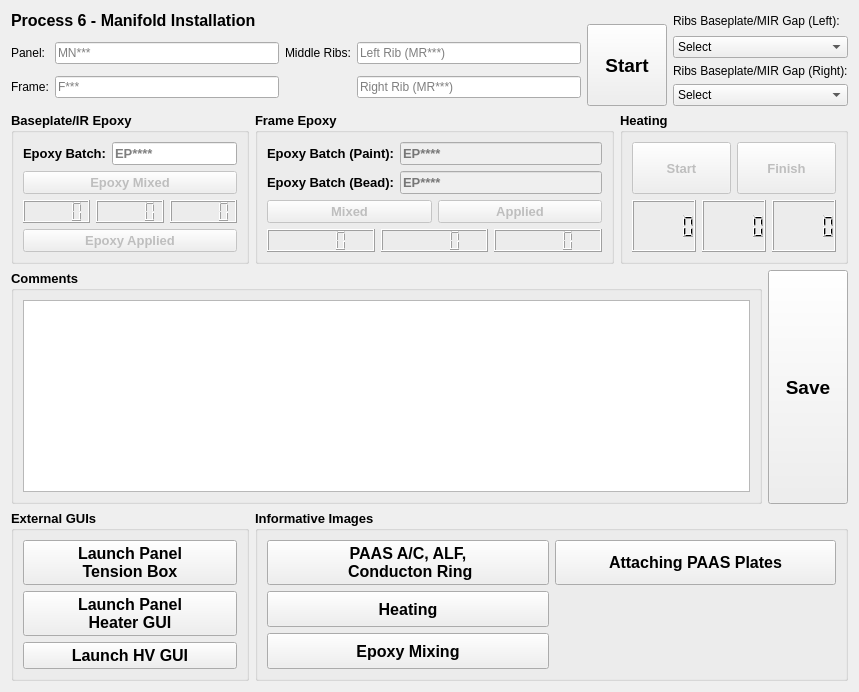
              <widget class="QWidget" name="p6Manifold">
               <layout class="QGridLayout" name="gridLayout_40">
                <item row="1" column="3">
                 <widget class="QGroupBox" name="groupBox_21">
                  <property name="font">
                   <font>
                    <family>Arial</family>
                    <pointsize>10</pointsize>
                    <weight>75</weight>
                    <bold>true</bold>
                   </font>
                  </property>
                  <property name="title">
                   <string>Heating</string>
                  </property>
                  <layout class="QGridLayout" name="gridLayout_39">
                   <item row="1" column="0" colspan="2">
                    <layout class="QHBoxLayout" name="horizontalLayout_23">
                     <item>
                      <widget class="QLCDNumber" name="hour_disp_16"/>
                     </item>
                     <item>
                      <widget class="QLCDNumber" name="min_disp_16"/>
                     </item>
                     <item>
                      <widget class="QLCDNumber" name="sec_disp_16"/>
                     </item>
                    </layout>
                   </item>
                   <item row="0" column="0" colspan="2">
                    <layout class="QHBoxLayout" name="horizontalLayout_3">
                     <item>
                      <widget class="QPushButton" name="heat_start4">
                       <property name="enabled">
                        <bool>false</bool>
                       </property>
                       <property name="sizePolicy">
                        <sizepolicy hsizetype="Preferred" vsizetype="Preferred">
                         <horstretch>0</horstretch>
                         <verstretch>0</verstretch>
                        </sizepolicy>
                       </property>
                       <property name="font">
                        <font>
                         <family>Arial</family>
                         <pointsize>10</pointsize>
                         <weight>75</weight>
                         <bold>true</bold>
                        </font>
                       </property>
                       <property name="text">
                        <string>Start</string>
                       </property>
                      </widget>
                     </item>
                     <item>
                      <widget class="QPushButton" name="heat_finished4">
                       <property name="enabled">
                        <bool>false</bool>
                       </property>
                       <property name="sizePolicy">
                        <sizepolicy hsizetype="Preferred" vsizetype="Preferred">
                         <horstretch>0</horstretch>
                         <verstretch>0</verstretch>
                        </sizepolicy>
                       </property>
                       <property name="font">
                        <font>
                         <family>Arial</family>
                         <pointsize>10</pointsize>
                         <weight>75</weight>
                         <bold>true</bold>
                        </font>
                       </property>
                       <property name="text">
                        <string>Finish</string>
                       </property>
                      </widget>
                     </item>
                    </layout>
                   </item>
                  </layout>
                 </widget>
                </item>
                <item row="2" column="0" colspan="4">
                 <layout class="QHBoxLayout" name="horizontalLayout_20">
                  <item>
                   <widget class="QGroupBox" name="groupBox_22">
                    <property name="font">
                     <font>
                      <family>Arial</family>
                      <pointsize>10</pointsize>
                      <weight>75</weight>
                      <bold>true</bold>
                     </font>
                    </property>
                    <property name="title">
                     <string>Comments</string>
                    </property>
                    <layout class="QGridLayout" name="gridLayout_34">
                     <item row="0" column="0">
                      <widget class="QPlainTextEdit" name="commentBox6">
                       <property name="font">
                        <font>
                         <family>Arial</family>
                         <pointsize>12</pointsize>
                         <weight>75</weight>
                         <bold>true</bold>
                        </font>
                       </property>
                      </widget>
                     </item>
                    </layout>
                   </widget>
                  </item>
                  <item>
                   <widget class="QPushButton" name="saveButton4">
                    <property name="sizePolicy">
                     <sizepolicy hsizetype="Preferred" vsizetype="Preferred">
                      <horstretch>0</horstretch>
                      <verstretch>0</verstretch>
                     </sizepolicy>
                    </property>
                    <property name="font">
                     <font>
                      <family>Arial</family>
                      <pointsize>14</pointsize>
                      <weight>75</weight>
                      <bold>true</bold>
                     </font>
                    </property>
                    <property name="text">
                     <string>Save</string>
                    </property>
                    <attribute name="buttonGroup">
                     <string notr="true">saveButtons</string>
                    </attribute>
                   </widget>
                  </item>
                 </layout>
                </item>
                <item row="5" column="2" colspan="2">
                 <widget class="QGroupBox" name="groupBox_14">
                  <property name="font">
                   <font>
                    <family>Arial</family>
                    <pointsize>10</pointsize>
                    <weight>75</weight>
                    <bold>true</bold>
                   </font>
                  </property>
                  <property name="title">
                   <string>Informative Images</string>
                  </property>
                  <layout class="QGridLayout" name="gridLayout_33">
                   <item row="0" column="0">
                    <widget class="QPushButton" name="picfour1">
                     <property name="sizePolicy">
                      <sizepolicy hsizetype="Preferred" vsizetype="Preferred">
                       <horstretch>0</horstretch>
                       <verstretch>0</verstretch>
                      </sizepolicy>
                     </property>
                     <property name="font">
                      <font>
                       <family>Arial</family>
                       <pointsize>12</pointsize>
                       <weight>75</weight>
                       <bold>true</bold>
                      </font>
                     </property>
                     <property name="text">
                      <string>PAAS A/C, ALF,
 Conducton Ring</string>
                     </property>
                    </widget>
                   </item>
                   <item row="0" column="1">
                    <widget class="QPushButton" name="paas_attach_3">
                     <property name="sizePolicy">
                      <sizepolicy hsizetype="Preferred" vsizetype="Preferred">
                       <horstretch>0</horstretch>
                       <verstretch>0</verstretch>
                      </sizepolicy>
                     </property>
                     <property name="font">
                      <font>
                       <family>Arial</family>
                       <pointsize>12</pointsize>
                       <weight>75</weight>
                       <bold>true</bold>
                      </font>
                     </property>
                     <property name="text">
                      <string>Attaching PAAS Plates</string>
                     </property>
                    </widget>
                   </item>
                   <item row="1" column="0">
                    <widget class="QPushButton" name="picfour3">
                     <property name="sizePolicy">
                      <sizepolicy hsizetype="Preferred" vsizetype="Preferred">
                       <horstretch>0</horstretch>
                       <verstretch>0</verstretch>
                      </sizepolicy>
                     </property>
                     <property name="font">
                      <font>
                       <family>Arial</family>
                       <pointsize>12</pointsize>
                       <weight>75</weight>
                       <bold>true</bold>
                      </font>
                     </property>
                     <property name="text">
                      <string>Heating</string>
                     </property>
                    </widget>
                   </item>
                   <item row="2" column="0">
                    <widget class="QPushButton" name="picfour2">
                     <property name="sizePolicy">
                      <sizepolicy hsizetype="Preferred" vsizetype="Preferred">
                       <horstretch>0</horstretch>
                       <verstretch>0</verstretch>
                      </sizepolicy>
                     </property>
                     <property name="font">
                      <font>
                       <family>Arial</family>
                       <pointsize>12</pointsize>
                       <weight>75</weight>
                       <bold>true</bold>
                      </font>
                     </property>
                     <property name="text">
                      <string>Epoxy Mixing</string>
                     </property>
                    </widget>
                   </item>
                  </layout>
                 </widget>
                </item>
                <item row="0" column="0" colspan="4">
                 <layout class="QGridLayout" name="gridLayout_36">
                  <item row="0" column="0" rowspan="2" colspan="2">
                   <widget class="QLabel" name="label_25">
                    <property name="font">
                     <font>
                      <family>Arial</family>
                      <pointsize>12</pointsize>
                      <weight>75</weight>
                      <bold>true</bold>
                     </font>
                    </property>
                    <property name="text">
                     <string>Process 6 - Manifold Installation</string>
                    </property>
                   </widget>
                  </item>
                  <item row="0" column="2" rowspan="2">
                   <widget class="QLabel" name="label_28">
                    <property name="text">
                     <string>Ribs Baseplate/MIR Gap (Left):</string>
                    </property>
                   </widget>
                  </item>
                  <item row="1" column="1" rowspan="4">
                   <widget class="QPushButton" name="startButton6">
                    <property name="sizePolicy">
                     <sizepolicy hsizetype="Preferred" vsizetype="Preferred">
                      <horstretch>0</horstretch>
                      <verstretch>0</verstretch>
                     </sizepolicy>
                    </property>
                    <property name="font">
                     <font>
                      <family>Arial</family>
                      <pointsize>14</pointsize>
                      <weight>75</weight>
                      <bold>true</bold>
                     </font>
                    </property>
                    <property name="text">
                     <string>Start</string>
                    </property>
                   </widget>
                  </item>
                  <item row="2" column="0" rowspan="3">
                   <layout class="QGridLayout" name="gridLayout_35">
                    <item row="1" column="1">
                     <widget class="QLineEdit" name="frameInput">
                      <property name="text">
                       <string/>
                      </property>
                      <property name="maxLength">
                       <number>5</number>
                      </property>
                      <property name="placeholderText">
                       <string>F***</string>
                      </property>
                     </widget>
                    </item>
                    <item row="0" column="0">
                     <widget class="QLabel" name="label_24">
                      <property name="text">
                       <string>Panel:</string>
                      </property>
                     </widget>
                    </item>
                    <item row="1" column="0">
                     <widget class="QLabel" name="label_142">
                      <property name="text">
                       <string>Frame:</string>
                      </property>
                     </widget>
                    </item>
                    <item row="0" column="1">
                     <widget class="QLineEdit" name="panelInput6">
                      <property name="text">
                       <string/>
                      </property>
                      <property name="maxLength">
                       <number>5</number>
                      </property>
                      <property name="placeholderText">
                       <string>MN***</string>
                      </property>
                     </widget>
                    </item>
                    <item row="0" column="2">
                     <widget class="QLabel" name="label_143">
                      <property name="text">
                       <string>Middle Ribs:</string>
                      </property>
                     </widget>
                    </item>
                    <item row="0" column="3">
                     <widget class="QLineEdit" name="mrInput1">
                      <property name="text">
                       <string/>
                      </property>
                      <property name="maxLength">
                       <number>5</number>
                      </property>
                      <property name="placeholderText">
                       <string>Left Rib (MR***)</string>
                      </property>
                     </widget>
                    </item>
                    <item row="1" column="3">
                     <widget class="QLineEdit" name="mrInput2">
                      <property name="text">
                       <string/>
                      </property>
                      <property name="maxLength">
                       <number>5</number>
                      </property>
                      <property name="placeholderText">
                       <string>Right Rib (MR***)</string>
                      </property>
                     </widget>
                    </item>
                   </layout>
                  </item>
                  <item row="2" column="2">
                   <widget class="QComboBox" name="bpmirgapL">
                    <property name="enabled">
                     <bool>true</bool>
                    </property>
                    <item>
                     <property name="text">
                      <string>Select</string>
                     </property>
                    </item>
                    <item>
                     <property name="text">
                      <string>1</string>
                     </property>
                    </item>
                    <item>
                     <property name="text">
                      <string>2</string>
                     </property>
                    </item>
                    <item>
                     <property name="text">
                      <string>3</string>
                     </property>
                    </item>
                    <item>
                     <property name="text">
                      <string>4</string>
                     </property>
                    </item>
                    <item>
                     <property name="text">
                      <string>5</string>
                     </property>
                    </item>
                    <item>
                     <property name="text">
                      <string>6</string>
                     </property>
                    </item>
                    <item>
                     <property name="text">
                      <string>7</string>
                     </property>
                    </item>
                    <item>
                     <property name="text">
                      <string>8</string>
                     </property>
                    </item>
                    <item>
                     <property name="text">
                      <string>9</string>
                     </property>
                    </item>
                    <item>
                     <property name="text">
                      <string>10</string>
                     </property>
                    </item>
                    <item>
                     <property name="text">
                      <string>11</string>
                     </property>
                    </item>
                    <item>
                     <property name="text">
                      <string>12</string>
                     </property>
                    </item>
                    <item>
                     <property name="text">
                      <string>13</string>
                     </property>
                    </item>
                    <item>
                     <property name="text">
                      <string>14</string>
                     </property>
                    </item>
                    <item>
                     <property name="text">
                      <string>15</string>
                     </property>
                    </item>
                   </widget>
                  </item>
                  <item row="3" column="2">
                   <widget class="QLabel" name="label_135">
                    <property name="text">
                     <string>Ribs Baseplate/MIR Gap (Right):</string>
                    </property>
                   </widget>
                  </item>
                  <item row="4" column="2">
                   <widget class="QComboBox" name="bpmirgapR">
                    <property name="enabled">
                     <bool>true</bool>
                    </property>
                    <item>
                     <property name="text">
                      <string>Select</string>
                     </property>
                    </item>
                    <item>
                     <property name="text">
                      <string>1</string>
                     </property>
                    </item>
                    <item>
                     <property name="text">
                      <string>2</string>
                     </property>
                    </item>
                    <item>
                     <property name="text">
                      <string>3</string>
                     </property>
                    </item>
                    <item>
                     <property name="text">
                      <string>4</string>
                     </property>
                    </item>
                    <item>
                     <property name="text">
                      <string>5</string>
                     </property>
                    </item>
                    <item>
                     <property name="text">
                      <string>6</string>
                     </property>
                    </item>
                    <item>
                     <property name="text">
                      <string>7</string>
                     </property>
                    </item>
                    <item>
                     <property name="text">
                      <string>8</string>
                     </property>
                    </item>
                    <item>
                     <property name="text">
                      <string>9</string>
                     </property>
                    </item>
                    <item>
                     <property name="text">
                      <string>10</string>
                     </property>
                    </item>
                    <item>
                     <property name="text">
                      <string>11</string>
                     </property>
                    </item>
                    <item>
                     <property name="text">
                      <string>12</string>
                     </property>
                    </item>
                    <item>
                     <property name="text">
                      <string>13</string>
                     </property>
                    </item>
                    <item>
                     <property name="text">
                      <string>14</string>
                     </property>
                    </item>
                    <item>
                     <property name="text">
                      <string>15</string>
                     </property>
                    </item>
                   </widget>
                  </item>
                 </layout>
                </item>
                <item row="1" column="2">
                 <widget class="QGroupBox" name="groupBox_16">
                  <property name="font">
                   <font>
                    <family>Arial</family>
                    <pointsize>10</pointsize>
                    <weight>75</weight>
                    <bold>true</bold>
                   </font>
                  </property>
                  <property name="title">
                   <string>Frame Epoxy</string>
                  </property>
                  <layout class="QGridLayout" name="gridLayout_38">
                   <item row="1" column="0" colspan="2">
                    <widget class="QLabel" name="label_137">
                     <property name="text">
                      <string>Epoxy Batch (Bead):</string>
                     </property>
                    </widget>
                   </item>
                   <item row="0" column="2">
                    <widget class="QLineEdit" name="epoxy_batch42">
                     <property name="enabled">
                      <bool>false</bool>
                     </property>
                     <property name="text">
                      <string/>
                     </property>
                     <property name="maxLength">
                      <number>6</number>
                     </property>
                     <property name="placeholderText">
                      <string>EP****</string>
                     </property>
                    </widget>
                   </item>
                   <item row="1" column="2">
                    <widget class="QLineEdit" name="epoxy_batch42_2">
                     <property name="enabled">
                      <bool>false</bool>
                     </property>
                     <property name="text">
                      <string/>
                     </property>
                     <property name="maxLength">
                      <number>6</number>
                     </property>
                     <property name="placeholderText">
                      <string>EP****</string>
                     </property>
                    </widget>
                   </item>
                   <item row="3" column="0" colspan="3">
                    <layout class="QHBoxLayout" name="horizontalLayout_22">
                     <item>
                      <widget class="QLCDNumber" name="hour_disp_9"/>
                     </item>
                     <item>
                      <widget class="QLCDNumber" name="min_disp_9"/>
                     </item>
                     <item>
                      <widget class="QLCDNumber" name="sec_disp_9"/>
                     </item>
                    </layout>
                   </item>
                   <item row="0" column="0" colspan="2">
                    <widget class="QLabel" name="label_132">
                     <property name="text">
                      <string>Epoxy Batch (Paint):</string>
                     </property>
                    </widget>
                   </item>
                   <item row="2" column="0" colspan="3">
                    <layout class="QHBoxLayout" name="horizontalLayout_30">
                     <item>
                      <widget class="QPushButton" name="epoxy_mixed42">
                       <property name="enabled">
                        <bool>false</bool>
                       </property>
                       <property name="sizePolicy">
                        <sizepolicy hsizetype="Preferred" vsizetype="Fixed">
                         <horstretch>0</horstretch>
                         <verstretch>0</verstretch>
                        </sizepolicy>
                       </property>
                       <property name="font">
                        <font>
                         <family>Arial</family>
                         <pointsize>10</pointsize>
                         <weight>75</weight>
                         <bold>true</bold>
                        </font>
                       </property>
                       <property name="text">
                        <string>Mixed</string>
                       </property>
                      </widget>
                     </item>
                     <item>
                      <widget class="QPushButton" name="epoxy_applied42">
                       <property name="enabled">
                        <bool>false</bool>
                       </property>
                       <property name="sizePolicy">
                        <sizepolicy hsizetype="Preferred" vsizetype="Fixed">
                         <horstretch>0</horstretch>
                         <verstretch>0</verstretch>
                        </sizepolicy>
                       </property>
                       <property name="font">
                        <font>
                         <family>Arial</family>
                         <pointsize>10</pointsize>
                         <weight>75</weight>
                         <bold>true</bold>
                        </font>
                       </property>
                       <property name="text">
                        <string>Applied</string>
                       </property>
                      </widget>
                     </item>
                    </layout>
                   </item>
                  </layout>
                 </widget>
                </item>
                <item row="1" column="0" colspan="2">
                 <widget class="QGroupBox" name="groupBox_15">
                  <property name="font">
                   <font>
                    <family>Arial</family>
                    <pointsize>10</pointsize>
                    <weight>75</weight>
                    <bold>true</bold>
                   </font>
                  </property>
                  <property name="title">
                   <string>Baseplate/IR Epoxy</string>
                  </property>
                  <layout class="QGridLayout" name="gridLayout_37">
                   <item row="1" column="0" colspan="2">
                    <widget class="QPushButton" name="epoxy_mixed41">
                     <property name="enabled">
                      <bool>false</bool>
                     </property>
                     <property name="font">
                      <font>
                       <family>Arial</family>
                       <pointsize>10</pointsize>
                       <weight>75</weight>
                       <bold>true</bold>
                      </font>
                     </property>
                     <property name="text">
                      <string>Epoxy Mixed</string>
                     </property>
                    </widget>
                   </item>
                   <item row="0" column="1">
                    <widget class="QLineEdit" name="epoxy_batch41">
                     <property name="enabled">
                      <bool>true</bool>
                     </property>
                     <property name="text">
                      <string/>
                     </property>
                     <property name="maxLength">
                      <number>6</number>
                     </property>
                     <property name="placeholderText">
                      <string>EP****</string>
                     </property>
                    </widget>
                   </item>
                   <item row="0" column="0">
                    <widget class="QLabel" name="label_131">
                     <property name="text">
                      <string>Epoxy Batch:</string>
                     </property>
                    </widget>
                   </item>
                   <item row="3" column="0" colspan="2">
                    <widget class="QPushButton" name="epoxy_applied41">
                     <property name="enabled">
                      <bool>false</bool>
                     </property>
                     <property name="font">
                      <font>
                       <family>Arial</family>
                       <pointsize>10</pointsize>
                       <weight>75</weight>
                       <bold>true</bold>
                      </font>
                     </property>
                     <property name="text">
                      <string>Epoxy Applied</string>
                     </property>
                    </widget>
                   </item>
                   <item row="2" column="0" colspan="2">
                    <layout class="QHBoxLayout" name="horizontalLayout_21">
                     <item>
                      <widget class="QLCDNumber" name="hour_disp_8">
                       <property name="sizePolicy">
                        <sizepolicy hsizetype="Preferred" vsizetype="Preferred">
                         <horstretch>0</horstretch>
                         <verstretch>0</verstretch>
                        </sizepolicy>
                       </property>
                      </widget>
                     </item>
                     <item>
                      <widget class="QLCDNumber" name="min_disp_8">
                       <property name="sizePolicy">
                        <sizepolicy hsizetype="Preferred" vsizetype="Preferred">
                         <horstretch>0</horstretch>
                         <verstretch>0</verstretch>
                        </sizepolicy>
                       </property>
                      </widget>
                     </item>
                     <item>
                      <widget class="QLCDNumber" name="sec_disp_8">
                       <property name="sizePolicy">
                        <sizepolicy hsizetype="Preferred" vsizetype="Preferred">
                         <horstretch>0</horstretch>
                         <verstretch>0</verstretch>
                        </sizepolicy>
                       </property>
                      </widget>
                     </item>
                    </layout>
                   </item>
                  </layout>
                 </widget>
                </item>
                <item row="5" column="0" colspan="2">
                 <widget class="QGroupBox" name="gridGroupBox">
                  <property name="font">
                   <font>
                    <family>Arial</family>
                    <pointsize>10</pointsize>
                    <weight>75</weight>
                    <bold>true</bold>
                   </font>
                  </property>
                  <property name="title">
                   <string>External GUIs</string>
                  </property>
                  <layout class="QGridLayout" name="gridLayout_65">
                   <item row="0" column="0">
                    <widget class="QPushButton" name="pro6TensionBox">
                     <property name="font">
                      <font>
                       <family>Arial</family>
                       <pointsize>12</pointsize>
                       <weight>75</weight>
                       <bold>true</bold>
                      </font>
                     </property>
                     <property name="text">
                      <string>Launch Panel 
Tension Box</string>
                     </property>
                    </widget>
                   </item>
                   <item row="2" column="0">
                    <widget class="QPushButton" name="pro6PanelHeater">
                     <property name="font">
                      <font>
                       <family>Arial</family>
                       <pointsize>12</pointsize>
                       <weight>75</weight>
                       <bold>true</bold>
                      </font>
                     </property>
                     <property name="text">
                      <string>Launch Panel 
Heater GUI</string>
                     </property>
                    </widget>
                   </item>
                   <item row="3" column="0">
                    <widget class="QPushButton" name="launchHVpro6">
                     <property name="sizePolicy">
                      <sizepolicy hsizetype="Preferred" vsizetype="Preferred">
                       <horstretch>0</horstretch>
                       <verstretch>0</verstretch>
                      </sizepolicy>
                     </property>
                     <property name="font">
                      <font>
                       <family>Arial</family>
                       <pointsize>12</pointsize>
                       <weight>75</weight>
                       <bold>true</bold>
                      </font>
                     </property>
                     <property name="text">
                      <string>Launch HV GUI</string>
                     </property>
                    </widget>
                   </item>
                  </layout>
                 </widget>
                </item>
               </layout>
               <zorder>groupBox_21</zorder>
               <zorder>groupBox_15</zorder>
               <zorder>groupBox_16</zorder>
               <zorder>groupBox_14</zorder>
               <zorder>gridGroupBox</zorder>
              </widget>
